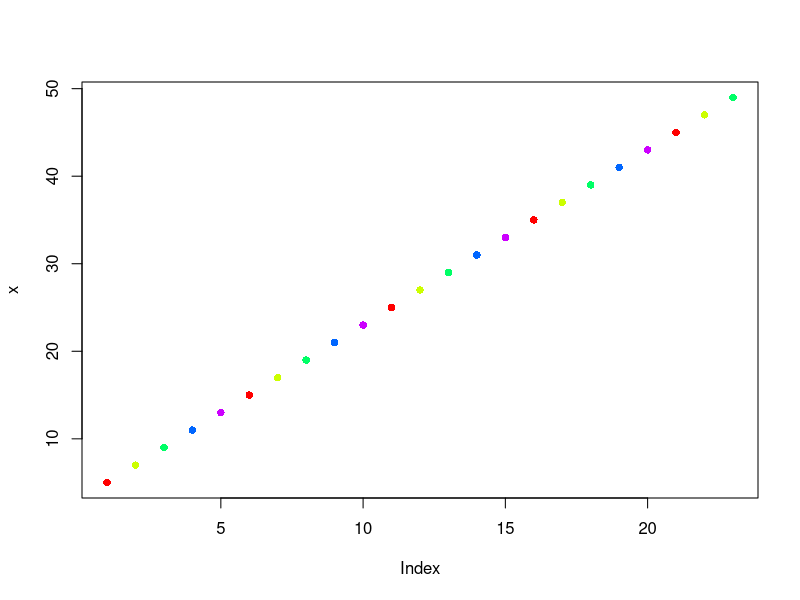

Write R code to recreate this figure.
## ---- chunk 1
x <- c()
for (i in 1:23){
  x[i]<- 2*i + 3 
}
## ---- chunk 2
x
## ---- chunk 3
plot(x, col = rainbow(x), pch = 16)
